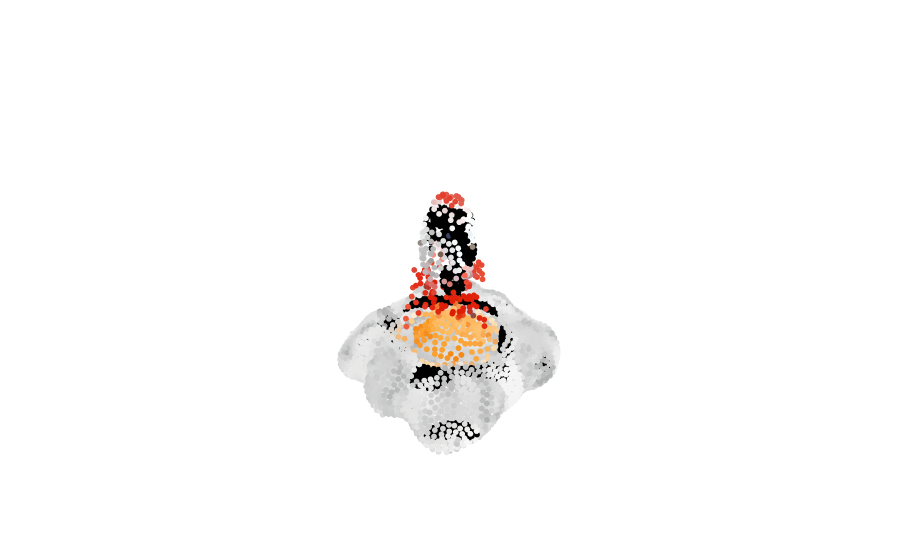

Notebook code cell kept with this figure:
### Code cell
fig_plotly.show()

### Figure 1 — Plotly figure (JSON) as saved in the notebook; plotly's stock layout.template omitted (floating-point values rounded to 4 significant figures; data arrays with more than 128 entries replaced by an {"elided": "..."} marker saying what was removed)
{"data": [{"marker": {"color": {"elided": "4096 str values"}, "size": 2}, "mode": "markers", "type": "scatter3d", "x": {"elided": "4096 float values"}, "y": {"elided": "4096 float values"}, "z": {"elided": "4096 float values"}}], "layout": {"scene": {"xaxis": {"visible": false}, "yaxis": {"visible": false}, "zaxis": {"visible": false}}}}
